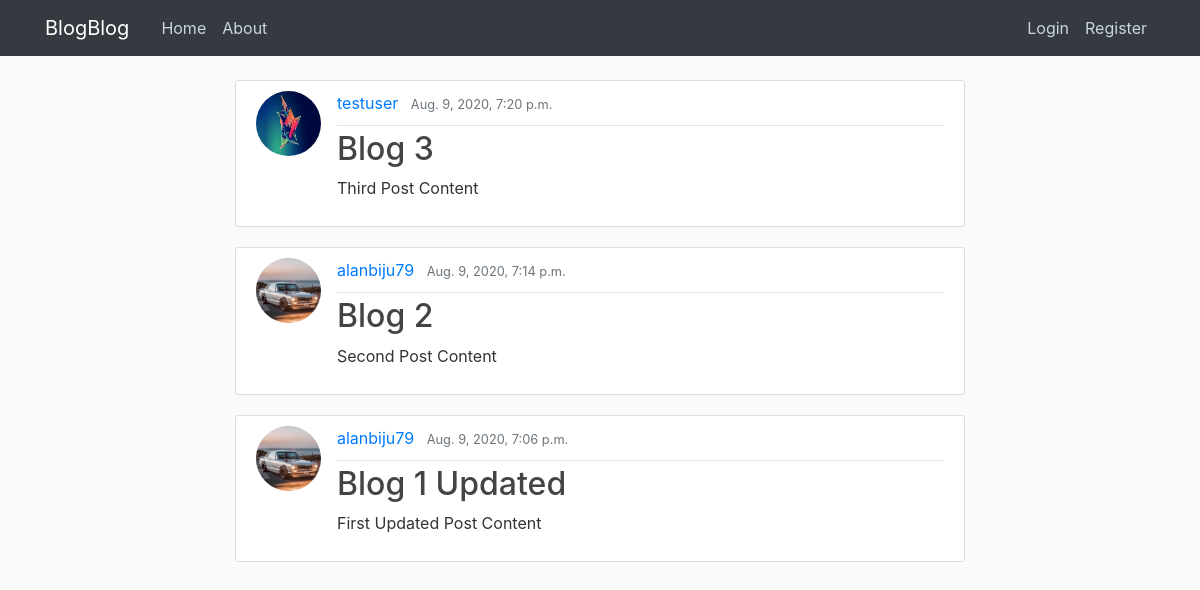
The app's page /, older data.
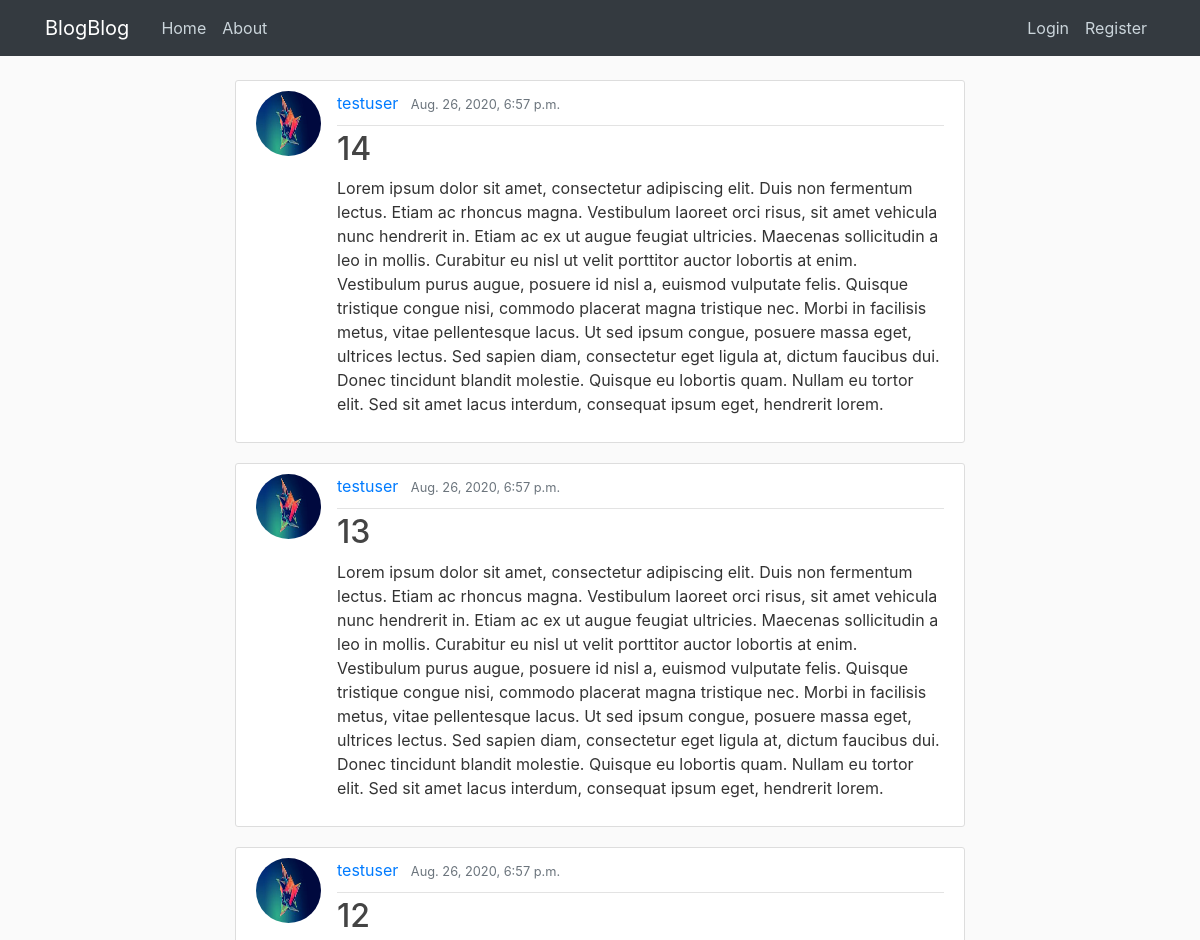
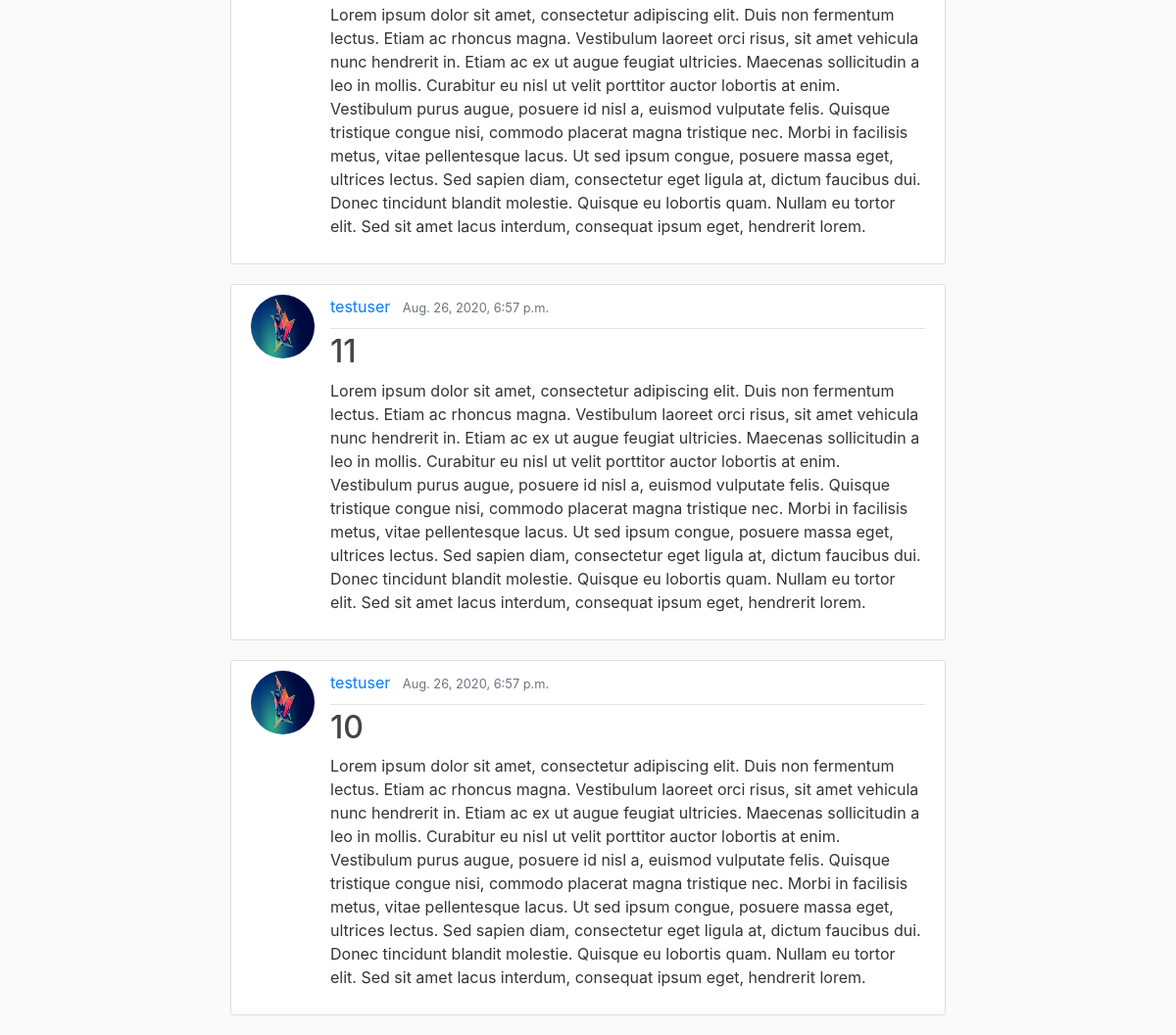
The same page, newer data (2 pictures, top to bottom).
### blog/models.py (models this page shows, shortened)
class Post(models.Model):
    title = models.CharField(max_length=100)
    content = models.TextField()
    date_posted = models.DateTimeField(default=timezone.now)
    author = models.ForeignKey(User, on_delete=models.CASCADE)

### users/models.py (models this page shows, shortened)
class Profile(models.Model):
    user = models.OneToOneField(User, on_delete=models.CASCADE)
    image = models.ImageField(default='default.jpg', upload_to='profile_pics')

### blog/views.py (the view)
# urls.py: path('', PostListView.as_view(), name='blog-home'),
class PostListView(ListView):
    model = Post
    template_name = 'blog/home.html'
    context_object_name = 'posts'
    ordering = ['-date_posted']
    paginate_by = 5

### blog/templates/blog/home.html
{% extends "blog/base.html" %}
{% block content %}
    {% for post in posts %}
    <article class="media content-section">
        <img class="rounded-circle article-img" src="{{ post.author.profile.image.url }}">
        <div class="media-body">
            <div class="article-metadata">
                <a class="mr-2" href="#">{{ post.author }}</a>
                <small class="text-muted">{{ post.date_posted }}</small>
            </div>
            <h2><a class="article-title" href={% url 'post-detail' post.id %}>{{ post.title }}</a></h2>
            <p class="article-content">{{ post.content }}</p>
        </div>
    </article>
    {% endfor %}
{% endblock content %}

Row changes from the older to the newer data that the page shows:
no longer on this page (row unchanged): Post: author.profile.image (placeholder picture), author "testuser", date_posted "Aug. 9, 2020, 7:20 p.m.", title "Blog 3", content "Third Post Content"
no longer on this page (row unchanged): Post: author.profile.image (picture), author "alanbiju79", date_posted "Aug. 9, 2020, 7:14 p.m.", title "Blog 2", content "Second Post Content"
no longer on this page (row unchanged): Post: author.profile.image (picture), author "alanbiju79", date_posted "Aug. 9, 2020, 7:06 p.m.", title "Blog 1 Updated", content "First Updated Post Content"
added Post: author.profile.image (placeholder picture), author "testuser", date_posted "Aug. 26, 2020, 6:57 p.m.", title "14", content "Lorem ipsum dolor sit amet, consectetur adipiscing elit. Duis non fermentum lectus. Etiam ac rhoncus magna. Vestibulum laoreet orci risus, sit amet vehicula nunc hendrerit in. Etiam ac ex ut augue feugiat ultricies. Maecenas sollicitudin a leo in mollis. Curabitur eu nisl ut velit porttitor auctor lobortis at enim. Vestibulum purus augue, posuere id nisl a, euismod vulputate felis. Quisque tristique congue nisi, commodo placerat magna tristique nec. Morbi in facilisis metus, vitae pellentesque lacus. Ut sed ipsum congue, posuere massa eget, ultrices lectus. Sed sapien diam, consectetur eget ligula at, dictum faucibus dui. Donec tincidunt blandit molestie. Quisque eu lobortis quam. Nullam eu…"
added Post: author.profile.image (placeholder picture), author "testuser", date_posted "Aug. 26, 2020, 6:57 p.m.", title "13", content "Lorem ipsum dolor sit amet, consectetur adipiscing elit. Duis non fermentum lectus. Etiam ac rhoncus magna. Vestibulum laoreet orci risus, sit amet vehicula nunc hendrerit in. Etiam ac ex ut augue feugiat ultricies. Maecenas sollicitudin a leo in mollis. Curabitur eu nisl ut velit porttitor auctor lobortis at enim. Vestibulum purus augue, posuere id nisl a, euismod vulputate felis. Quisque tristique congue nisi, commodo placerat magna tristique nec. Morbi in facilisis metus, vitae pellentesque lacus. Ut sed ipsum congue, posuere massa eget, ultrices lectus. Sed sapien diam, consectetur eget ligula at, dictum faucibus dui. Donec tincidunt blandit molestie. Quisque eu lobortis quam. Nullam eu…"
added Post: author.profile.image (placeholder picture), author "testuser", date_posted "Aug. 26, 2020, 6:57 p.m.", title "12", content "Lorem ipsum dolor sit amet, consectetur adipiscing elit. Duis non fermentum lectus. Etiam ac rhoncus magna. Vestibulum laoreet orci risus, sit amet vehicula nunc hendrerit in. Etiam ac ex ut augue feugiat ultricies. Maecenas sollicitudin a leo in mollis. Curabitur eu nisl ut velit porttitor auctor lobortis at enim. Vestibulum purus augue, posuere id nisl a, euismod vulputate felis. Quisque tristique congue nisi, commodo placerat magna tristique nec. Morbi in facilisis metus, vitae pellentesque lacus. Ut sed ipsum congue, posuere massa eget, ultrices lectus. Sed sapien diam, consectetur eget ligula at, dictum faucibus dui. Donec tincidunt blandit molestie. Quisque eu lobortis quam. Nullam eu…"
added Post: author.profile.image (placeholder picture), author "testuser", date_posted "Aug. 26, 2020, 6:57 p.m.", title "11", content "Lorem ipsum dolor sit amet, consectetur adipiscing elit. Duis non fermentum lectus. Etiam ac rhoncus magna. Vestibulum laoreet orci risus, sit amet vehicula nunc hendrerit in. Etiam ac ex ut augue feugiat ultricies. Maecenas sollicitudin a leo in mollis. Curabitur eu nisl ut velit porttitor auctor lobortis at enim. Vestibulum purus augue, posuere id nisl a, euismod vulputate felis. Quisque tristique congue nisi, commodo placerat magna tristique nec. Morbi in facilisis metus, vitae pellentesque lacus. Ut sed ipsum congue, posuere massa eget, ultrices lectus. Sed sapien diam, consectetur eget ligula at, dictum faucibus dui. Donec tincidunt blandit molestie. Quisque eu lobortis quam. Nullam eu…"
added Post: author.profile.image (placeholder picture), author "testuser", date_posted "Aug. 26, 2020, 6:57 p.m.", title "10", content "Lorem ipsum dolor sit amet, consectetur adipiscing elit. Duis non fermentum lectus. Etiam ac rhoncus magna. Vestibulum laoreet orci risus, sit amet vehicula nunc hendrerit in. Etiam ac ex ut augue feugiat ultricies. Maecenas sollicitudin a leo in mollis. Curabitur eu nisl ut velit porttitor auctor lobortis at enim. Vestibulum purus augue, posuere id nisl a, euismod vulputate felis. Quisque tristique congue nisi, commodo placerat magna tristique nec. Morbi in facilisis metus, vitae pellentesque lacus. Ut sed ipsum congue, posuere massa eget, ultrices lectus. Sed sapien diam, consectetur eget ligula at, dictum faucibus dui. Donec tincidunt blandit molestie. Quisque eu lobortis quam. Nullam eu…"
